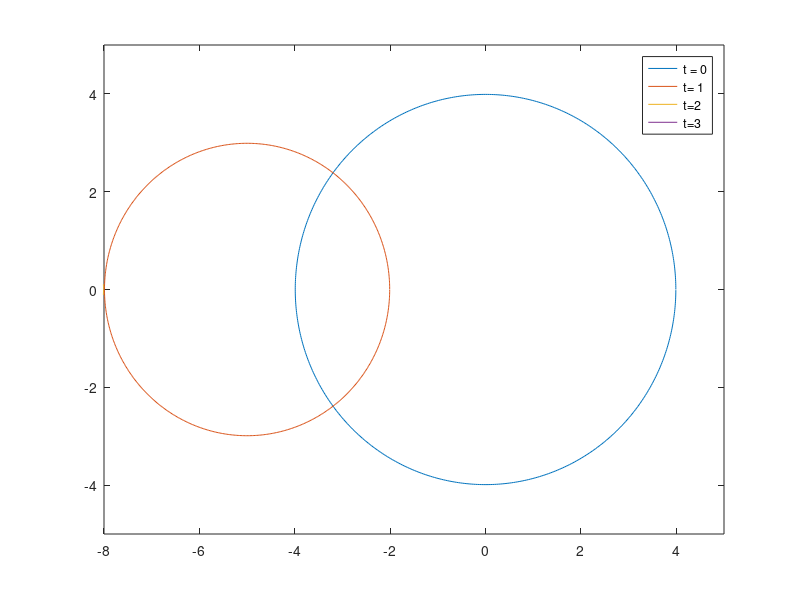

MATLAB code for this plot:
clear all
clc

%% Initialization
M = input('Enter the Mach number: ');
theta = 0:0.01:2*pi;
x0 = 0;
y0 = 0;

%% Calculations
for ts = 0:0.01:4
    if ts < 1
            x1 = x0 + (ts * cos(theta));
            y1 = y0 + (ts * sin(theta));
            plot(x1, y1, 'r');
            axis([-8,5,-5,5])
            pause(0.01);
    elseif ts < 2 && ts >= 1
            x1 = x0 + (ts * cos(theta));
            y1 = y0 + (ts * sin(theta));
            x2 = (x0 - M * 1) + (ts -1) * cos(theta);
            y2 = y0 + (ts -1) * sin(theta);
            plot(x1, y1, x2, y2);
            axis([-8,5,-5,5])
            pause(0.01);
    elseif ts < 3 && ts >= 2
            x1 = x0 + (ts * cos(theta));
            y1 = y0 + (ts * sin(theta));
            x2 = (x0 - M * 1) + (ts -1) * cos(theta);
            y2 = y0 + (ts -1) * sin(theta);
            x3 = (x0 - M * 2) + (ts -2) * cos(theta);
            y3 = y0 + (ts -2) * sin(theta);
            plot(x1, y1, x2, y2, x3, y3)
            axis([-8,5,-5,5])
            pause(0.01)
    elseif ts < 4 && ts >= 3
            x1 = x0 + (ts * cos(theta));
            y1 = y0 + (ts * sin(theta));
            x2 = (x0 - M * 1) + (ts -1) * cos(theta);
            y2 = y0 + (ts -1) * sin(theta);
            x3 = (x0 - M * 2) + (ts -2) * cos(theta);
            y3 = y0 + (ts -2) * sin(theta);
            x4 = (x0 - M * 3) + (ts - 3) * cos(theta);
            y4 = y0 + (ts - 3) * sin(theta);
            plot(x1, y1, x2, y2, x3, y3, x4, y4);
            axis([-8,5,-5,5])
            pause(0.01);
    end
end

%% Creating the legend
legend('t = 0', 't= 1', 't=2', 't=3')

        
        